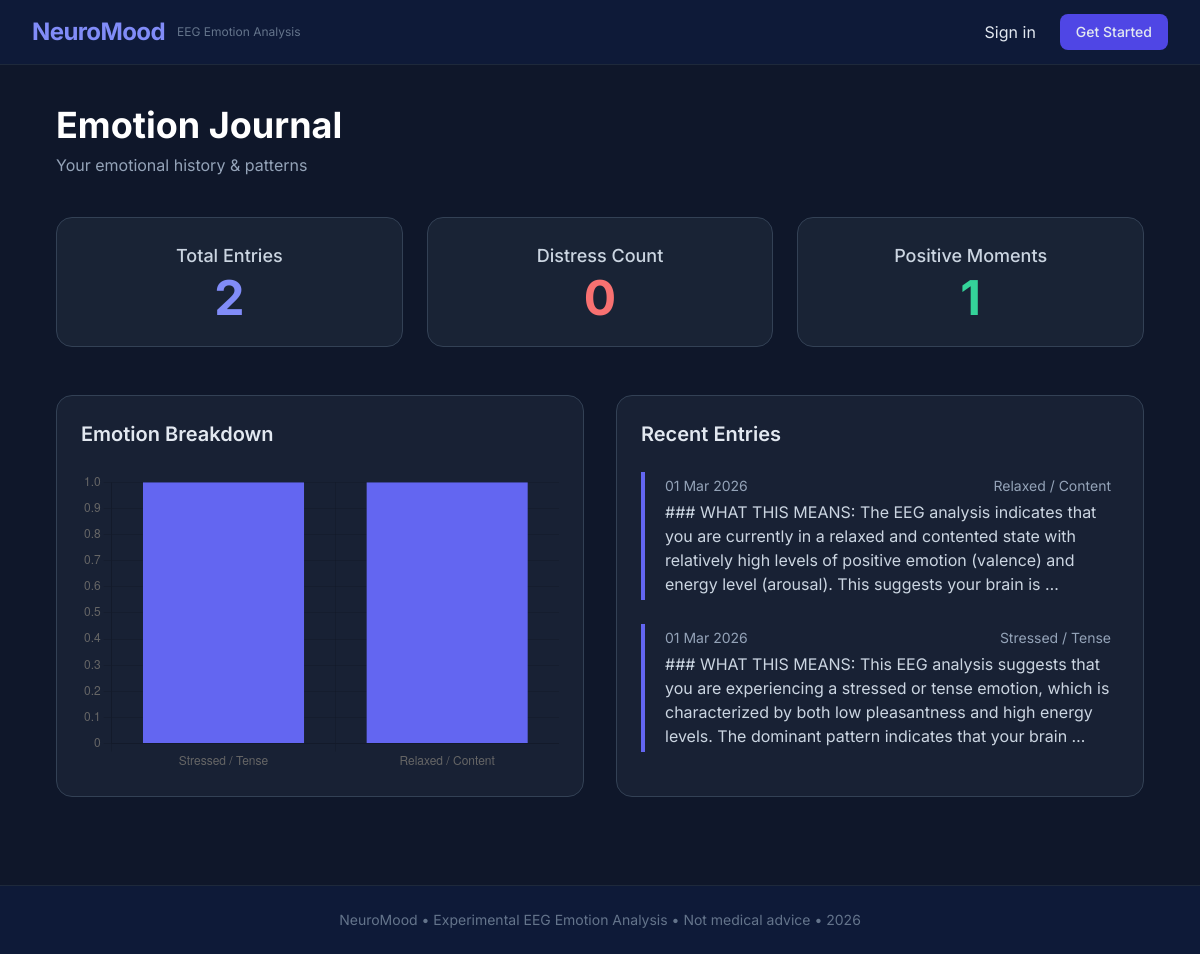
The page /journal/ on the database its author committed.
### EEG/models.py (models this page shows, shortened)
class JournalEntry(models.Model):
    user        = models.ForeignKey(User, on_delete=models.CASCADE, related_name='journal')
    session     = models.OneToOneField(EEGSession, on_delete=models.CASCADE,
                                       related_name='journal_entry', null=True)
    created_at  = models.DateTimeField(auto_now_add=True)
    emotion     = models.CharField(max_length=100)
    valence     = models.CharField(max_length=10)
    arousal     = models.CharField(max_length=10)
    dominance   = models.CharField(max_length=10)
    distress    = models.BooleanField(default=False)
    user_note   = models.TextField(blank=True)
    agent_summary = models.TextField(blank=True)
    class Meta:
        ordering = ['-created_at']

### EEG/views.py (the view)
# urls.py: path('journal/',             views.journal,    name='journal'),
def journal(request):
    user = request.user if request.user.is_authenticated else None
    entries = JournalEntry.objects.filter(user=user) if user else JournalEntry.objects.all()
    total = entries.count()
    distress = entries.filter(distress=True).count()
    positive = entries.filter(valence='High').count()
    emotion_counts = list(
        entries.values('emotion')
        .annotate(count=Count('emotion'))
        .order_by('-count')[:6]
    )
    since = timezone.now() - timedelta(days=30)
    daily_data = list(
        entries
        .filter(created_at__gte=since)
        .annotate(day=TruncDate('created_at'))
        .values('day', 'valence')
        .order_by('day')
    )
    context = {
        'entries': entries.order_by('-created_at')[:30],
        'total': total,
        'distress_count': distress,
        'positive_count': positive,
        'emotion_counts': emotion_counts,   # safe list
        'daily_data': daily_data,           # safe list
    }
    return render(request, 'eeg_app/journal.html', context)

### EEG/templates/eeg_app/journal.html (shortened to what this page needs)
{% extends 'eeg_app/base.html' %}
{% block content %}
<div class="max-w-6xl mx-auto py-10 px-4 sm:px-6 lg:px-8">
    <h1 class="text-4xl font-bold text-white mb-2">Emotion Journal</h1>
    <p class="text-slate-400 mb-10">Your emotional history & patterns</p>
    <div class="grid grid-cols-1 md:grid-cols-3 gap-6 mb-12">
        <div class="bg-navy-800/70 border border-navy-700 rounded-2xl p-6 text-center">
            <h3 class="text-lg font-medium text-slate-300 mb-1">Total Entries</h3>
            <p class="text-5xl font-bold text-indigo-400">{{ total|default:0 }}</p>
        </div>
        <div class="bg-navy-800/70 border border-navy-700 rounded-2xl p-6 text-center">
            <h3 class="text-lg font-medium text-slate-300 mb-1">Distress Count</h3>
            <p class="text-5xl font-bold text-red-400">{{ distress_count|default:0 }}</p>
        </div>
        <div class="bg-navy-800/70 border border-navy-700 rounded-2xl p-6 text-center">
            <h3 class="text-lg font-medium text-slate-300 mb-1">Positive Moments</h3>
            <p class="text-5xl font-bold text-emerald-400">{{ positive_count|default:0 }}</p>
        </div>
    </div>
    <div class="grid grid-cols-1 lg:grid-cols-2 gap-8">
        <div class="bg-navy-800/60 border border-navy-700 rounded-2xl p-6">
            <h2 class="text-xl font-semibold mb-6">Emotion Breakdown</h2>
            <div style="height:300px;">
    <canvas id="journalEmotionChart"></canvas>
</div>
        </div>
        <div class="bg-navy-800/60 border border-navy-700 rounded-2xl p-6">
            <h2 class="text-xl font-semibold mb-6">Recent Entries</h2>
            <div class="space-y-6 max-h-96 overflow-y-auto pr-2">
                {% for entry in entries %}
                <div class="border-l-4 border-indigo-500 pl-5 py-1">
                    <div class="flex justify-between text-sm text-slate-400">
                        <span>{{ entry.created_at|date:"d M Y" }}</span>
                        <span>{{ entry.emotion }}</span>
                    </div>
                    <p class="mt-1 text-slate-300">
                        {{ entry.agent_summary|truncatewords:35|default:"No summary available" }}
                    </p>
                </div>
                {% empty %}
                <p class="text-slate-500 text-center py-8">No journal entries yet.</p>
                {% endfor %}
            </div>
        </div>
    </div>
</div>
{% endblock %}
{% block extra_js %}
<script>
(function () {
    const statsEl = document.getElementById('journal-emotion-stats');
    const canvas  = document.getElementById('journalEmotionChart');
    const msgEl   = document.getElementById('no-journal-data');
    if (!statsEl || !canvas) return;
    // Prevent double execution
    if (canvas.dataset.rendered === "true") return;
    canvas.dataset.rendered = "true";
    let emotionData;
    try {
        emotionData = JSON.parse(statsEl.textContent);
    } catch (err) {
        console.error("JSON parse error:", err);
        if (msgEl) msgEl.classList.remove("hidden");
        return;
    }
    if (!Array.isArray(emotionData) || emotionData.length === 0) {
        if (msgEl) msgEl.classList.remove("hidden");
        return;
    }
    const ctx = canvas.getContext('2d');
    new Chart(ctx, {
        type: 'bar',
        data: {
            labels: emotionData.map(e => e.emotion),
            datasets: [{
                label: 'Occurrences',
                data: emotionData.map(e => e.count),
                backgroundColor: '#6366f1'
            }]
        },
        options: {
            responsive: true,
            maintainAspectRatio: false,
            scales: {
                y: { beginAtZero: true }
            },
            plugins: { legend: { display: false } }
        }
    });
})();
</script>
{% endblock %}

### rows shown on the page
JournalEntry: created_at "01 Mar 2026", emotion "Relaxed / Content", agent_summary "### WHAT THIS MEANS: The EEG analysis indicates that you are currently in a relaxed and contented state with relatively high levels of positive emotion (valence) and energy level (arousal). This suggests your brain is …"
JournalEntry: created_at "01 Mar 2026", emotion "Stressed / Tense", agent_summary "### WHAT THIS MEANS: This EEG analysis suggests that you are experiencing a stressed or tense emotion, which is characterized by both low pleasantness and high energy levels. The dominant pattern indicates that your brain …"

### other values the page prints
{{ total|default:0 }} "2"
{{ distress_count|default:0 }} "0"
{{ positive_count|default:0 }} "1"
